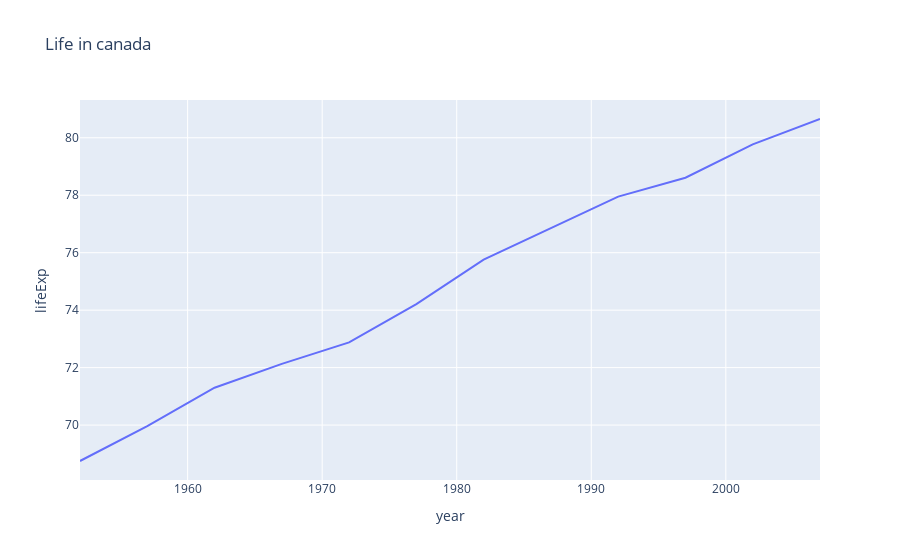

The code cell stored with this chart in its notebook:
### Code cell
fig.show()

### Figure 1 — Plotly figure (JSON) as saved in the notebook; plotly's stock layout.template omitted (floating-point values rounded to 4 significant figures)
{"data": [{"hovertemplate": "year=%{x}<br>lifeExp=%{y}<extra></extra>", "legendgroup": "", "line": {"color": "#636efa", "dash": "solid"}, "marker": {"symbol": "circle"}, "mode": "lines", "name": "", "orientation": "v", "showlegend": false, "type": "scatter", "x": [1952, 1957, 1962, 1967, 1972, 1977, 1982, 1987, 1992, 1997, 2002, 2007], "xaxis": "x", "y": [68.75, 69.96, 71.3, 72.13, 72.88, 74.21, 75.76, 76.86, 77.95, 78.61, 79.77, 80.65], "yaxis": "y"}], "layout": {"legend": {"tracegroupgap": 0}, "title": {"text": "Life in canada"}, "xaxis": {"anchor": "y", "domain": [0, 1], "title": {"text": "year"}}, "yaxis": {"anchor": "x", "domain": [0, 1], "title": {"text": "lifeExp"}}}}
